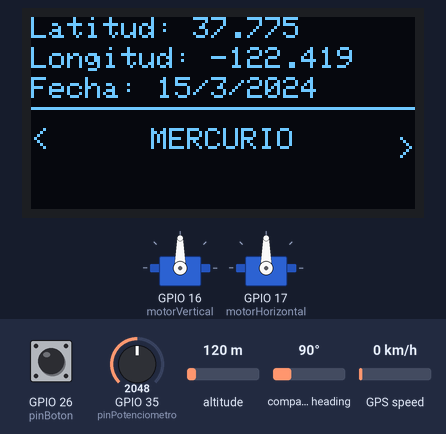
A sketch run on a simulated ESP32. On the bench: 128×64 one-colour display, 2 × servo. The inputs (shaded band) are chosen by the test bench; at power-on: GPIO 26 (pinBoton) LOW, GPIO 35 (pinPotenciometro) = 2048, altitude 120 m, compass heading 90°, GPS speed 0 km/h. The GPS gets a fix after 3 s at 37.7749, -122.4194 with 8 satellites.

Above: at 6.2 s.
6.3 s: GPIO 26 (pinBoton) pulled HIGH for 1 s
At 7.9 s:
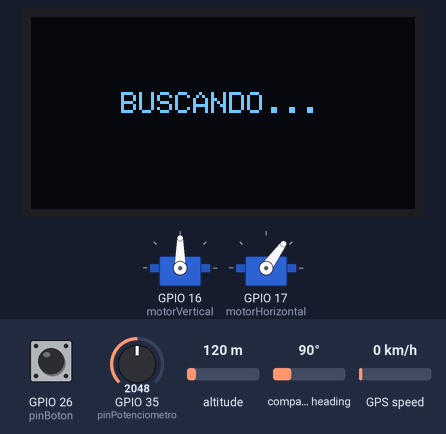
10.0 s: GPIO 35 (pinPotenciometro) set to 1941
At 11.37 s:
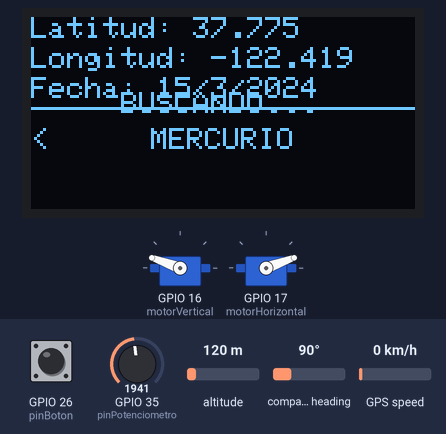
12.6 s: GPIO 26 (pinBoton) pulled HIGH for 3.2 s
At 13.29 s:
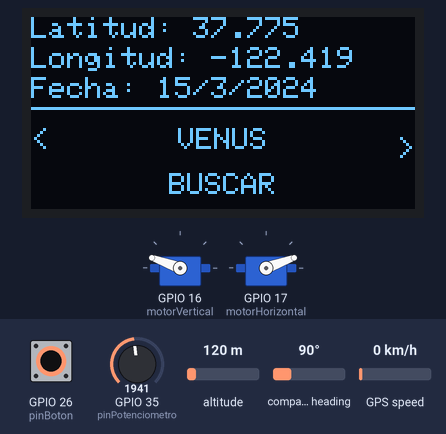
16.4 s: GPIO 35 (pinPotenciometro) set to 1228
At 16.97 s:
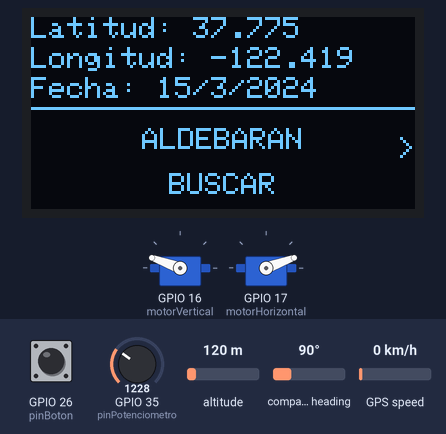
19.4 s: GPIO 26 (pinBoton) pulled HIGH for 0.15 s
At 19.94 s:
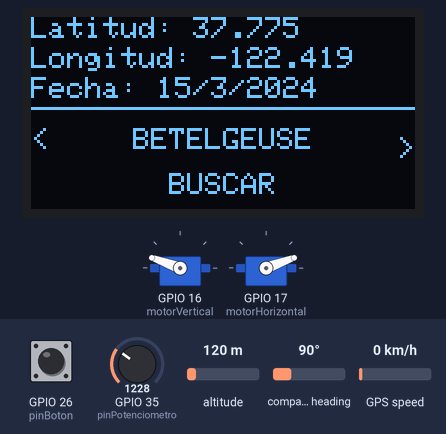
20.1 s: GPIO 26 (pinBoton) pulled HIGH for 0.15 s
At 20.64 s:
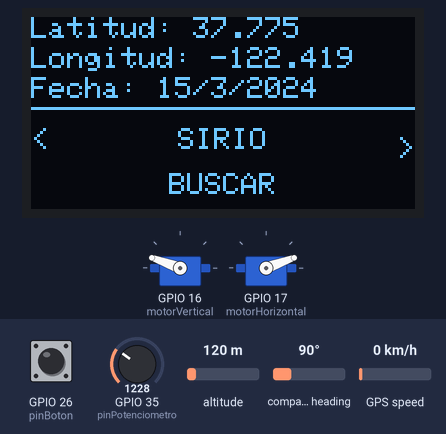
Timing chart, 0 to 21.8 s (numbered marks = the images above; inputs shaded):
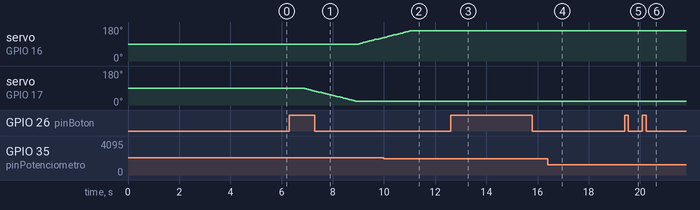

Measured:
- the behaviour switches between 2007 and 2006 on GPIO 35 (pinPotenciometro) (found by bisection; images 1 and 2)
- after the input at 6.3 s, servo on GPIO 16 (motorVertical): moves from 90° to 123° over 0.96 s, starting after 2.7 s; servo on GPIO 17 (motorHorizontal): moves from 90° to 20° over 2.0 s, starting after 0.56 s
- after the input at 10.0 s, the display: first differs from a run without the input after 1.3 s (image 2)
- after the input at 12.6 s, the display: first differs from a run without the input after 0.61 s (image 3)
- after the input at 16.4 s, the display: first differs from a run without the input after 0.49 s (image 4)
- after the input at 19.4 s, the display: first differs from a run without the input after 0.46 s (image 5)
- after the input at 20.1 s, the display: first differs from a run without the input after 0.46 s (image 6)

The sketch:

StarTracker.ino
```cpp
#include <SoftwareSerial.h>
#include <TinyGPS.h>
#include <WiFi.h>
#include <WiFiClient.h>
#include <SPI.h>
#include <Adafruit_GFX.h>
#include <Adafruit_SH1106.h>
#include <ESP32Servo.h>

//OLED Pin SDA - SCK
Adafruit_SH1106 display(13, 14);
TinyGPS gps;
SoftwareSerial ss;

//Threads

TaskHandle_t tarea1;
TaskHandle_t tarea2;

//Para guardar los datos GPS
String gpsData = "";
String latitud = "Latitud: ", longitud = "Longitud: ", fecha = "Fecha: -";
char buff[10];

//Potenciometro
const int pinPotenciometro = 35;
int valorPotenciometro, valorAntiguo = 0;

//Motores
Servo motorVertical, motorHorizontal;

//GPS data
float flat, flon;
unsigned long age;
int ano, estrellaSeleccionada = 0, accionSeleccionada = 2;
byte mes, dia, hora, minuto, segundo, extra;

//Link base de datos: http://www.stellar-database.com/
//Array de estrellas y planetas
String arrayEstrellas[13][3] ={
  {"MERCURIO", "19#50#19", "-19#3#29"},
  {"VENUS", "18#59#56", "-16#11#15"},
  {"MARTE", "18#46#45", "-23#34#51"},
  {"JUPITER", "22#42#54", "-9#11#22"},
  {"SATURNO", "21#13#49", "-16#55#7"},
  {"URANO", "2#34#42", "+14#45#6"},
  {"NEPTUNO", "23#30#3", "-4#27#11"},
  {"SIRIO", "6#45#9", "-16#42#58"},
  {"BETELGEUSE", "5#55#10", "+7#24#26"},
  {"ALDEBARAN", "4#35#55", "16#30#33"},
  {"ALFA-CENTAURI", "14#39#37", "-60#50#2"},
  {"ANTARES", "16#29#24", "-26#25#55"},
  {"CAPELLA", "5#16#41", "+45#59#53"}
  };

int cantidadEstrellas = (sizeof(arrayEstrellas)/(sizeof(String)*3))-1;
int azimuth, altitud;

//Boton Seleccionador
int pinBoton = 26, botonApretado = LOW;
bool buscar, habilitadoBuscar = false, estrellaEncontrada = false;

void setup(void) {
  Serial.begin(9600);
  buscar = false;
  display.begin(SH1106_SWITCHCAPVCC, 0x3C);
  display.clearDisplay();
  display.setRotation(2);

  //Se inicializa el GPS Pin Tx - Rx
  ss.begin(9600, SWSERIAL_8N1, 33, 32, false);
  if(!ss){
    while (1) {
      delay (1000);
    }
  }

  //Se seleccionan los pines de los motores
  motorVertical.attach(16);
  motorHorizontal.attach(17);

  //Seleccionador de Modos
  pinMode(pinPotenciometro, INPUT);
  pinMode(pinBoton, INPUT);

  //Se muestra el menú inicial
  drawMainScreen();
}

void drawMenu(){
  //Movimiento de la pantalla
  valorPotenciometro = int(map(analogRead(pinPotenciometro), 0, 4095, 0, 200));
  botonApretado = digitalRead(pinBoton);

  if ((valorAntiguo - valorPotenciometro)< -2){
    valorAntiguo = valorPotenciometro;
    accionSeleccionada += 1;
  }
  else if ((valorAntiguo - valorPotenciometro) > 2){
    valorAntiguo = valorPotenciometro;
    accionSeleccionada -= 1;
  }
  if (accionSeleccionada < 0){
    accionSeleccionada = 0;
  }
  else if (accionSeleccionada >2){
    accionSeleccionada = 2;
  }

  if (estrellaSeleccionada > cantidadEstrellas ){
    //No superamos el array
    estrellaSeleccionada = cantidadEstrellas;
  }
  else if (estrellaSeleccionada <0){
    //No superamos el array
    estrellaSeleccionada = 0;
  }

  if (accionSeleccionada == 0){
    drawData(arrayEstrellas[estrellaSeleccionada][0], "BUSCAR", "<", ">");
    drawData(arrayEstrellas[estrellaSeleccionada][0], "BUSCAR", "", ">");
    if (botonApretado == HIGH){
      estrellaSeleccionada -= 1;
    }
  }
  else if (accionSeleccionada == 1){
    drawData(arrayEstrellas[estrellaSeleccionada][0], "BUSCAR", "<", ">");
    drawData(arrayEstrellas[estrellaSeleccionada][0], "BUSCAR", "<", "");
    if (botonApretado == HIGH){
      estrellaSeleccionada += 1;
    }
  }
  else if (accionSeleccionada == 2){
    drawData(arrayEstrellas[estrellaSeleccionada][0], "BUSCAR", "<", ">");
    drawData(arrayEstrellas[estrellaSeleccionada][0], "", "<", ">");
    habilitadoBuscar = true;
    if (botonApretado == HIGH and habilitadoBuscar){
      azimuth = 20;
      altitud = 160;

      //Threads 1
      xTaskCreatePinnedToCore(
        drawSearchScreen,
        "Modificar pantalla",
        1000,
        NULL,
        1,
        &tarea1,
        1);

      moveMotors(azimuth, altitud);


    }
  }
}

void loop(void) {
  drawMenu();
}

void moveMotors(int azimuth, int altitud){
  if (azimuth >= 90){
    for (int i = 90; i <= azimuth; i++){
    motorHorizontal.write(i);
    smartdelay(25);
    }
  }
  else{
    for (int i = 90; i >= azimuth; i--){
    motorHorizontal.write(i);
    smartdelay(25);
    }
  }

  if (altitud >= 90){
    for (int i = 90; i <= altitud; i++){
    motorVertical.write(i);
    smartdelay(25);
    }
  }
  else{
    for (int i = 90; i >= altitud; i--){
    motorVertical.write(i);
    smartdelay(25);
    }
  }

  estrellaEncontrada = true;
  display.clearDisplay();
  display.display();
}

int *obtenerCoordenada(String value){
  static int coordenadas[3] = {0,0,0};

  return coordenadas;
}

void definirCoordenadas(double ){

}

void cambiarCoordenadas(){

}

void drawSearchScreen(void * pvParameters){
  //Pantalla de transición mientras se busca la estrella

  for (;;){
    display.clearDisplay();
    display.setTextSize(1);
    display.setTextColor(WHITE);
    display.setCursor(30,25);
    display.println("BUSCANDO");
    display.display();
    smartdelay(200);
    display.clearDisplay();
    display.setCursor(30,25);
    display.println("BUSCANDO.");
    display.display();
    smartdelay(200);
    display.clearDisplay();
    display.setCursor(30,25);
    display.println("BUSCANDO..");
    display.display();
    smartdelay(200);
    display.clearDisplay();
    display.setCursor(30,25);
    display.println("BUSCANDO...");
    display.display();

    if (estrellaEncontrada){
      break;
    }
    display.clearDisplay();
    display.display();
  }

}

void drawMainScreen(){
  //Pantalla Inicial
  display.setTextSize(2);
  display.setTextColor(WHITE);
  display.setCursor(display.width()/2-20,5);
  display.println("Star");
  display.setCursor(display.width()/2-40,30);
  display.println("Tracker");
  display.setTextSize(1);
  display.setTextColor(WHITE);
  display.setCursor(0, 52);
  display.println("by InnovacionesDoMa");
  display.display();
  smartdelay(5000);
  display.clearDisplay();
}

void drawData(String star, String botonBuscar, String botonIzq, String botonDer){
    //Obtener data del GPS y mostrarla por pantalla
    gps.f_get_position(&flat, &flon, &age);
    latitud += floatToString(flat,TinyGPS::GPS_INVALID_F_ANGLE, 6, 3);
    longitud += floatToString(flon,TinyGPS::GPS_INVALID_F_ANGLE, 6, 3);
    display.setTextSize(0);
    display.setTextColor(WHITE);
    display.setCursor(0,0);
    display.println(latitud);
    display.setCursor(0,10);
    display.println(longitud);
    display.setCursor(0,20);

    //Se obtienen los datos de la fecha
    gps.crack_datetime(&ano, &mes, &dia, &hora, &minuto, &segundo, &extra, &age);
    fecha += String(static_cast<int>(dia));
    fecha += "/";
    fecha += String(static_cast<int>(mes));
    fecha += "/";
    fecha += String(ano);

    //En caso de no estar conectados a la red, se establece la fecha por defecto
    if (fecha == "Fecha: 0/0/2000"){
      fecha = "Fecha: -";
      habilitadoBuscar = false;
    }
    else{
      habilitadoBuscar = true;
    }
    display.println(fecha);

    //Se agrega el divisor
    display.drawLine(0,30,display.width(),30, WHITE);

    //Se muestra la estrella que se desea buscar
    display.setCursor(display.width()/2 - 3*star.length(),37);
    display.println(star);
    display.setCursor(0,37);
    display.println(botonIzq);
    display.setCursor(display.width()-6,40);
    display.println(botonDer);
    display.display();
    display.clearDisplay();

    //Boton buscar
    display.setCursor(display.width()/2 - 3*botonBuscar.length(),52);
    display.println(botonBuscar);

    smartdelay(150);

    //Se vuelven a setear las variables originales
    latitud = "Latitud: ";
    longitud = "Longitud: ";
    fecha = "Fecha: ";
}

//Funcion para pasar de float a string
String floatToString(float val, float invalid, int len, int prec) {
  String out = "";
  if (val == invalid) {
    while (len-- > 1){
      return "-" ;
    }
  }
  else{
    for (int i = 0; i < 10; i++) {
       dtostrf(val, len, prec, buff);
       out += buff;
       return out;
    }
  }
}

//Funcion auxiliar
static void smartdelay(unsigned long ms)
{
  unsigned long start = millis();
  do
  {
    while (ss.available())
      gps.encode(ss.read());
  } while (millis() - start < ms);
}
```
